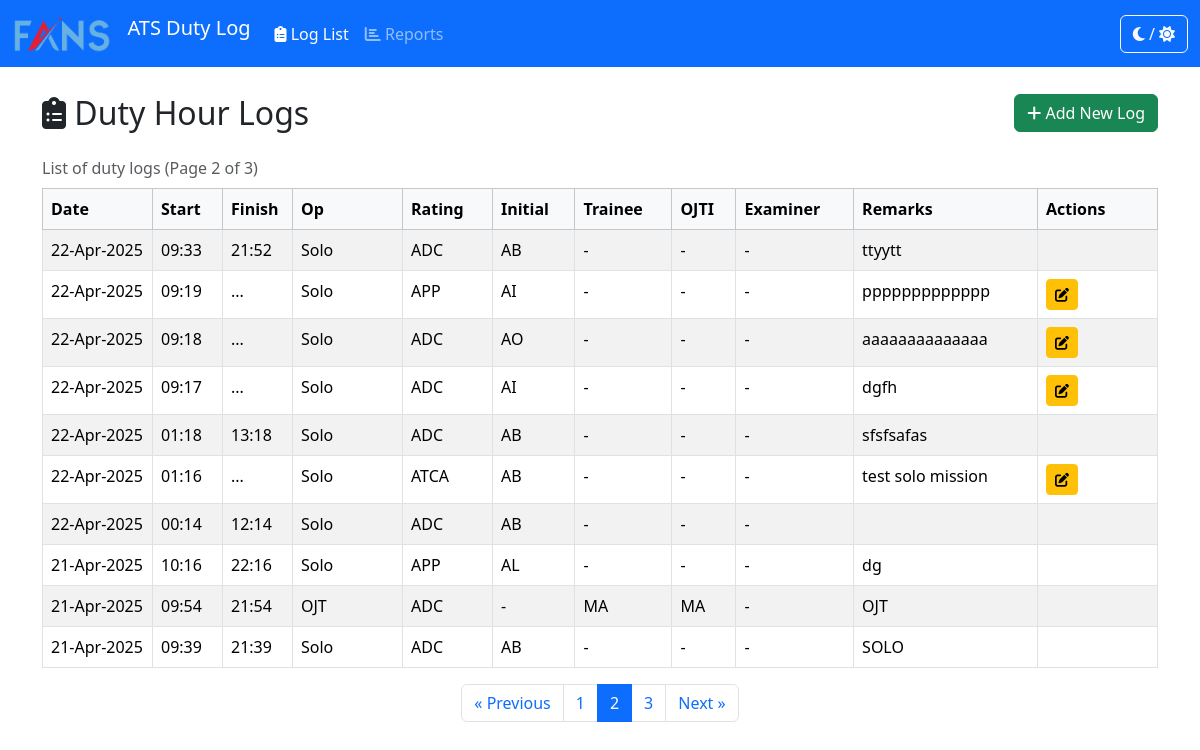
The app's page /logs/?page=2, older data.
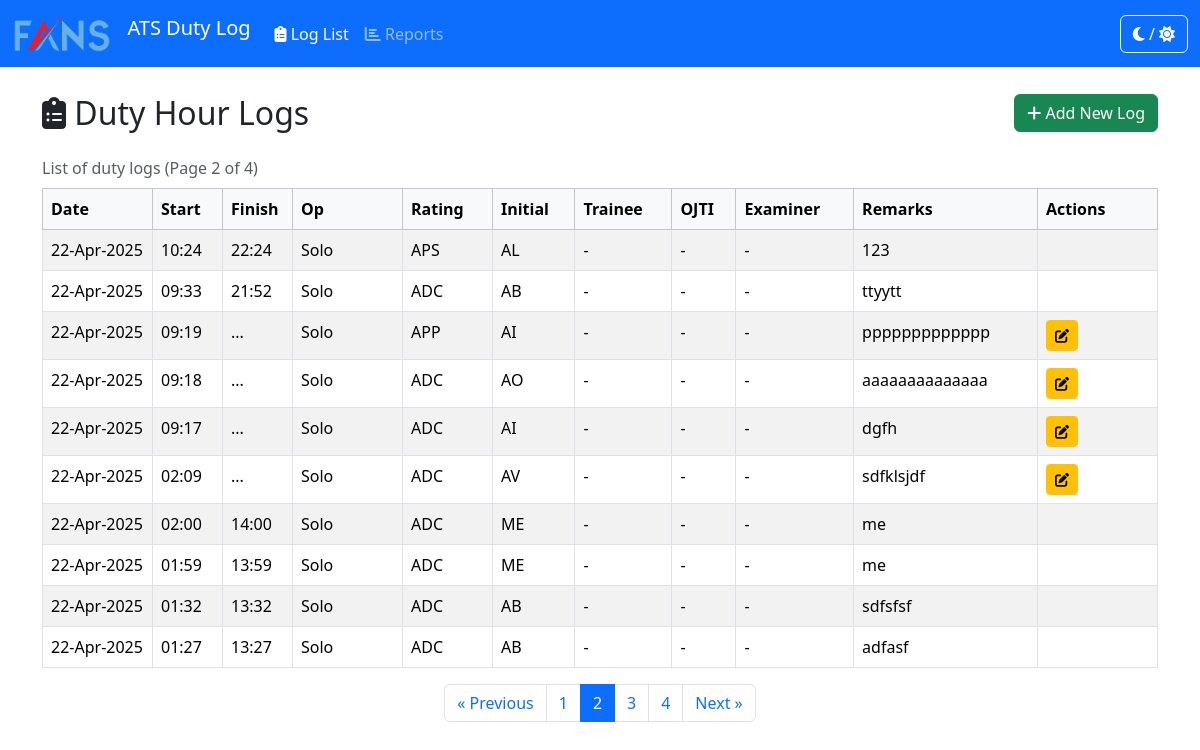
The same page, newer data.
### duty_hour_log/models.py (models this page shows, shortened)
class DutyHourLog(models.Model):
    OP_CHOICES = [
        ('', '---------'), # Add a blank choice
        ('Solo', 'Solo'),
        ('OJT', 'OJT'),
        ('Assessment', 'Assessment'),
    ]
    RATING_CHOICES = [
        ('ADC', 'ADC'),
        ('APP', 'APP'),
        ('APS', 'APS'),
        ('ATCA', 'ATCA'),
    ]
    op = models.CharField(
        max_length=20,
        choices=OP_CHOICES,
        verbose_name="Operation Type"
    )
    date = models.DateField()
    start_time = models.TimeField(verbose_name="Start Time")
    finish_time = models.TimeField(verbose_name="Finish Time", null=True, blank=True)
    rating = models.CharField(
        max_length=10,
        choices=RATING_CHOICES
    )
    initial = models.ForeignKey(
        Initial,
        on_delete=models.PROTECT,
        verbose_name="Initial (Controller)", # For Solo operations
        related_name='duty_logs_as_primary',
        null=True, # Made optional
        blank=True  # Made optional
    )
    ojti = models.ForeignKey(
        Initial,
        on_delete=models.PROTECT,
        null=True,
        blank=True,
        verbose_name="OJTI",
        related_name='duty_logs_as_ojti',
        help_text="Select for OJT operations."
    )
    examiner = models.ForeignKey(
        Initial,
        on_delete=models.PROTECT,
        null=True,
        blank=True,
        verbose_name="Examiner",
        related_name='duty_logs_as_examiner',
        help_text="Select for Assessment operations."
    )
    trainee = models.ForeignKey( # NEW FIELD
        Initial,
        on_delete=models.PROTECT,
        null=True,
        blank=True,
        verbose_name="Trainee",
        related_name='duty_logs_as_trainee',
        help_text="Select for OJT or Assessment operations."
    )
    remarks = models.TextField(blank=True, null=True)
    created_at = models.DateTimeField(auto_now_add=True)
    updated_at = models.DateTimeField(auto_now=True)
    class Meta:
        ordering = ['-date', '-start_time']
        verbose_name = "Duty Hour Log"
        verbose_name_plural = "Duty Hour Logs"

class Initial(models.Model):
    code = models.CharField(max_length=10, unique=True, help_text="Unique code/identifier for the Initial (e.g., 'JDS')")
    full_name = models.CharField(max_length=100, blank=True, null=True, help_text="Optional full name associated with the initial")
    is_active = models.BooleanField(default=True, help_text="Mark if this initial is currently active")
    class Meta:
        verbose_name = "Initial"
        verbose_name_plural = "Initials"
        ordering = ['code']

### duty_hour_log/views.py (the view)
# urls.py: path('', lambda request: redirect('log_list', permanent=False)), # Requires from django.shortcuts import redirect
def log_list(request):
    log_list_all = DutyHourLog.objects.all().order_by('-date', '-start_time')
    paginator = Paginator(log_list_all, 10) # Show 10 logs per page.
    page_number = request.GET.get('page')
    page_obj = paginator.get_page(page_number)
    active_initials = list(Initial.objects.filter(is_active=True).values('id', 'code'))
    op_choices = [{'value': c[0], 'display': c[1]} for c in DutyHourLog.OP_CHOICES]
    rating_choices = [{'value': c[0], 'display': c[1]} for c in DutyHourLog.RATING_CHOICES]
    context = {
        'page_obj': page_obj,
        'active_initials_json': json.dumps(active_initials), # Pass initials as JSON
        'op_choices_json': json.dumps(op_choices), # Pass choices as JSON
        'rating_choices_json': json.dumps(rating_choices), # Pass choices as JSON
        'today_date': date.today().isoformat(), # Default date for new row
    }
    return render(request, 'duty_hour_log/log_list_inline.html', context) # Use a new template name

### duty_hour_log/templates/duty_hour_log/log_list_inline.html (shortened to what this page needs)
{% extends 'duty_hour_log/base.html' %}
{% load static %}
{% block content %}
    <div class="row">
        <div class="col-12">
            <div class="d-flex justify-content-between align-items-center mb-3">
                 <h2 class="mb-0"><i class="fas fa-clipboard-list"></i> Duty Hour Logs</h2>
                 <button id="addLogRowBtn" class="btn btn-success"><i class="fas fa-plus"></i> Add New Log</button>
            </div>
            <div class="table-responsive">
                <table class="table table-striped table-hover table-bordered caption-top">
                    <caption>
                        List of duty logs {% if page_obj %}(Page {{ page_obj.number }} of {{ page_obj.paginator.num_pages }}){% endif %}
                    </caption>
                    <thead class="table-light">
                        <tr>
                            <th style="width: 110px;">Date</th>
                            <th style="width: 70px;">Start</th>
                            <th style="width: 70px;">Finish</th>
                            <th style="width: 110px;">Op</th>
                            <th style="width: 90px;">Rating</th>
                            <th>Initial</th>
                            <th>Trainee</th>
                            <th>OJTI</th>
                            <th>Examiner</th>
                            <th>Remarks</th>
                            <th style="width: 120px;">Actions</th>
                        </tr>
                    </thead>
                    <tbody id="logTableBody">
                        {% if page_obj.object_list %}
                            {% for log in page_obj %}
                                {% include 'duty_hour_log/partials/log_table_row_static.html' with log=log %}
                            {% endfor %}
                        {% else %}
                            <tr>
                                <td colspan="11" class="text-center">No duty hour logs found.</td>
                            </tr>
                        {% endif %}
                    </tbody>
                </table>
            </div>
            {% if page_obj and page_obj.has_other_pages %}
            <nav aria-label="Log pagination">
                <ul class="pagination justify-content-center">
                    {% if page_obj.has_previous %}
                        <li class="page-item">
                            <a class="page-link" href="?page={{ page_obj.previous_page_number }}" aria-label="Previous">
                                <span aria-hidden="true">«</span> Previous
                            </a>
                        </li>
                    {% else %}
                        <li class="page-item disabled">
                            <span class="page-link" aria-hidden="true">«</span> Previous
                        </li>
                    {% endif %}
                    {% for num in page_obj.paginator.page_range %}
                         {% if page_obj.number == num %}
                            <li class="page-item active" aria-current="page"><span class="page-link">{{ num }}</span></li>
                        {% elif num > page_obj.number|add:'-3' and num < page_obj.number|add:'3' %}
                            <li class="page-item"><a class="page-link" href="?page={{ num }}">{{ num }}</a></li>
                        {% endif %}
                    {% endfor %}
                    {% if page_obj.has_next %}
                        <li class="page-item">
                            <a class="page-link" href="?page={{ page_obj.next_page_number }}" aria-label="Next">
                                Next <span aria-hidden="true">»</span>
                            </a>
                        </li>
                    {% else %}
                        <li class="page-item disabled">
                            <span class="page-link">Next <span aria-hidden="true">»</span></span>
                        </li>
                    {% endif %}
                </ul>
            </nav>
            {% endif %}
        </div>
    </div>
{% endblock %}

### duty_hour_log/templates/duty_hour_log/partials/log_table_row_static.html
<tr data-log-id="{{ log.pk }}" data-start-time="{{ log.start_time|time:"H:i" }}">
    <td>{{ log.date|date:"d-M-Y" }}</td>
    <td>{{ log.start_time|time:"H:i" }}</td>
    <td class="td-finish-time" data-finish-time="{{ log.finish_time|time:"H:i"|default:'' }}">
        {{ log.finish_time|time:"H:i"|default:"..." }}
    </td>
    <td>{{ log.get_op_display }}</td>
    <td>{{ log.get_rating_display }}</td>
    <td>{{ log.initial.code|default:"-" }}</td>
    <td>{{ log.trainee.code|default:"-" }}</td>
    <td>{{ log.ojti.code|default:"-" }}</td>
    <td>{{ log.examiner.code|default:"-" }}</td>
    <td class="td-remarks" data-remarks="{{ log.remarks|default:'' }}">
        {{ log.remarks|default:""|truncatechars:30 }}
    </td>
    <td class="td-actions">
        {% if not log.finish_time %}
        <button type="button" class="btn btn-sm btn-warning edit-inline-btn" title="Edit Finish/Remarks">
            <i class="fas fa-edit"></i>
        </button>
        {% endif %}
    </td>
</tr>

Row changes from the older to the newer data that the page shows:
no longer on this page (row unchanged): DutyHourLog: date "22-Apr-2025", start_time "01:18", finish_time "13:18", op "Solo", rating "ADC", initial.code "AB", trainee.code "-", ojti.code "-", examiner.code "-", remarks "sfsfsafas"
no longer on this page (row unchanged): DutyHourLog: date "22-Apr-2025", start_time "01:16", finish_time "...", op "Solo", rating "ATCA", initial.code "AB", trainee.code "-", ojti.code "-", examiner.code "-", remarks "test solo mission"
no longer on this page (row unchanged): DutyHourLog: date "22-Apr-2025", start_time "00:14", finish_time "12:14", op "Solo", rating "ADC", initial.code "AB", trainee.code "-", ojti.code "-", examiner.code "-"
no longer on this page (row unchanged): DutyHourLog: date "21-Apr-2025", start_time "10:16", finish_time "22:16", op "Solo", rating "APP", initial.code "AL", trainee.code "-", ojti.code "-", examiner.code "-", remarks "dg"
no longer on this page (row unchanged): DutyHourLog: date "21-Apr-2025", start_time "09:54", finish_time "21:54", op "OJT", rating "ADC", initial.code "-", trainee.code "MA", ojti.code "MA", examiner.code "-", remarks "OJT"
no longer on this page (row unchanged): DutyHourLog: date "21-Apr-2025", start_time "09:39", finish_time "21:39", op "Solo", rating "ADC", initial.code "AB", trainee.code "-", ojti.code "-", examiner.code "-", remarks "SOLO"
now on this page (row unchanged): DutyHourLog: date "22-Apr-2025", start_time "10:24", finish_time "22:24", op "Solo", rating "APS", initial.code "AL", trainee.code "-", ojti.code "-", examiner.code "-", remarks "123"
added DutyHourLog: date "22-Apr-2025", start_time "02:09", finish_time "...", op "Solo", rating "ADC", initial.code "AV", trainee.code "-", ojti.code "-", examiner.code "-", remarks "sdfklsjdf"
added DutyHourLog: date "22-Apr-2025", start_time "02:00", finish_time "14:00", op "Solo", rating "ADC", initial.code "ME", trainee.code "-", ojti.code "-", examiner.code "-", remarks "me"
added DutyHourLog: date "22-Apr-2025", start_time "01:59", finish_time "13:59", op "Solo", rating "ADC", initial.code "ME", trainee.code "-", ojti.code "-", examiner.code "-", remarks "me"
added DutyHourLog: date "22-Apr-2025", start_time "01:32", finish_time "13:32", op "Solo", rating "ADC", initial.code "AB", trainee.code "-", ojti.code "-", examiner.code "-", remarks "sdfsfsf"
added DutyHourLog: date "22-Apr-2025", start_time "01:27", finish_time "13:27", op "Solo", rating "ADC", initial.code "AB", trainee.code "-", ojti.code "-", examiner.code "-", remarks "adfasf"
Text that changed along with them:
{{ page_obj.paginator.num_pages }}: "3" → "4"
new list line: "4"
